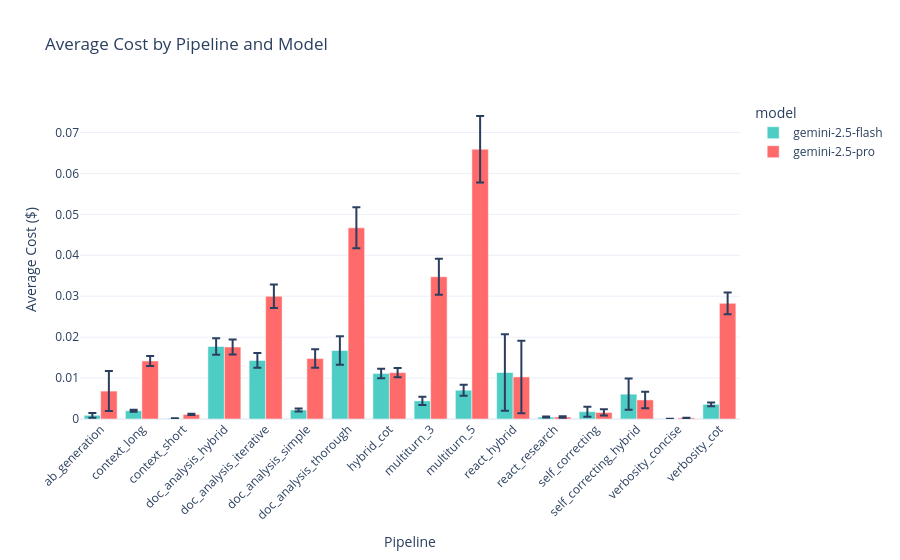

This figure's notebook cell:
### Markdown cell above
## 2. Pipeline Cost Comparison

### Code cell
if not runs_df.empty:
    # Cost by pipeline and model
    cost_comparison = runs_df.groupby(['pipeline', 'model']).agg({
        'total_cost': ['mean', 'std', 'count'],
        'total_latency_ms': 'mean'
    }).round(6)
    cost_comparison.columns = ['avg_cost', 'std_cost', 'runs', 'avg_latency_ms']
    cost_comparison = cost_comparison.reset_index()
    
    fig = px.bar(
        cost_comparison,
        x='pipeline',
        y='avg_cost',
        color='model',
        barmode='group',
        error_y='std_cost',
        title='Average Cost by Pipeline and Model',
        labels={'avg_cost': 'Average Cost ($)', 'pipeline': 'Pipeline'},
        color_discrete_map={'gemini-2.5-flash': '#4ecdc4', 'gemini-2.5-pro': '#ff6b6b'}
    )
    fig.update_layout(xaxis_tickangle=-45)
    fig.show()

### Figure 1 — Plotly figure (JSON) as saved in the notebook; plotly's stock layout.template omitted (floating-point values rounded to 4 significant figures)
{"data": [{"alignmentgroup": "True", "error_y": {"array": [0.000586, 0.000227, 1.4e-05, 0.002003, 0.001801, 0.000354, 0.003487, 0.001154, 0.000987, 0.001347, 0.009325, 0.00013, 0.001222, 0.003802, 3e-06, 0.000474]}, "hovertemplate": "model=gemini-2.5-flash<br>Pipeline=%{x}<br>Average Cost ($)=%{y}<extra></extra>", "legendgroup": "gemini-2.5-flash", "marker": {"color": "#4ecdc4", "pattern": {"shape": ""}}, "name": "gemini-2.5-flash", "offsetgroup": "gemini-2.5-flash", "orientation": "v", "showlegend": true, "textposition": "auto", "type": "bar", "x": ["ab_generation", "context_long", "context_short", "doc_analysis_hybrid", "doc_analysis_iterative", "doc_analysis_simple", "doc_analysis_thorough", "hybrid_cot", "multiturn_3", "multiturn_5", "react_hybrid", "react_research", "self_correcting", "self_correcting_hybrid", "verbosity_concise", "verbosity_cot"], "xaxis": "x", "y": [0.000909, 0.002015, 0.00015, 0.01773, 0.01431, 0.002213, 0.01673, 0.01113, 0.004425, 0.007029, 0.01136, 0.000467, 0.001791, 0.006068, 3.5e-05, 0.00358], "yaxis": "y"}, {"alignmentgroup": "True", "error_y": {"array": [0.004887, 0.001227, 0.000171, 0.001835, 0.002854, 0.002274, 0.004995, 0.00112, 0.004401, 0.008122, 0.008854, 0.000165, 0.000775, 0.002018, 3.3e-05, 0.002651]}, "hovertemplate": "model=gemini-2.5-pro<br>Pipeline=%{x}<br>Average Cost ($)=%{y}<extra></extra>", "legendgroup": "gemini-2.5-pro", "marker": {"color": "#ff6b6b", "pattern": {"shape": ""}}, "name": "gemini-2.5-pro", "offsetgroup": "gemini-2.5-pro", "orientation": "v", "showlegend": true, "textposition": "auto", "type": "bar", "x": ["ab_generation", "context_long", "context_short", "doc_analysis_hybrid", "doc_analysis_iterative", "doc_analysis_simple", "doc_analysis_thorough", "hybrid_cot", "multiturn_3", "multiturn_5", "react_hybrid", "react_research", "self_correcting", "self_correcting_hybrid", "verbosity_concise", "verbosity_cot"], "xaxis": "x", "y": [0.006824, 0.01418, 0.001126, 0.0176, 0.02999, 0.01477, 0.04672, 0.01133, 0.03475, 0.06592, 0.01029, 0.000491, 0.001602, 0.004661, 0.00029, 0.02825], "yaxis": "y"}], "layout": {"barmode": "group", "legend": {"title": {"text": "model"}, "tracegroupgap": 0}, "title": {"text": "Average Cost by Pipeline and Model"}, "xaxis": {"anchor": "y", "domain": [0, 1], "tickangle": -45, "title": {"text": "Pipeline"}}, "yaxis": {"anchor": "x", "domain": [0, 1], "title": {"text": "Average Cost ($)"}}}}
